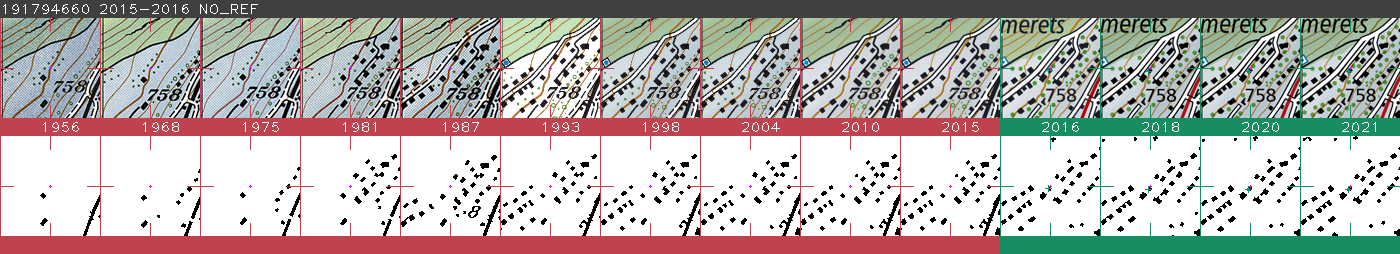
#> input picture assets/track_example.png, 1400 x 254 px; its folder holds only this picture in this run
$ python -i segment.py   (imports and definitions only)
#> lines starting #> are read from the running program, lines starting #| are printed output that depends on the picture; after the words box and inside, x2 and y2 are one past the last pixel; in counts of white or black regions, pixels touching at a corner belong together
#> in segment, source is the input picture: shape (254, 1400, 3); mean B, G, R 171.9, 175.2, 180.5
import os, cv2, numpy as np
from src.utils import *

state_counter = 0
def save_tmp_state(image, path):
    global state_counter
    if path:
        cv2.imwrite(os.path.join(path, f"state-{state_counter}.png"), image)
        state_counter += 1

def equalize_image(image):
    ycrcb_image = cv2.cvtColor(image, cv2.COLOR_BGR2YCrCb)
    channels = list(cv2.split(ycrcb_image))
    mean, std = cv2.meanStdDev(channels[0])
    channels[0] = (((channels[0] - mean[0]) / std[0]) * 128 + mean[0]).astype(np.uint8)
    cv2.merge(channels, ycrcb_image)
    cv2.cvtColor(ycrcb_image, cv2.COLOR_YCrCb2BGR, image)

def extract_black(input_image, tolerance=60):
#> called with tolerance = 60
    r = input_image[:,:,0] < tolerance
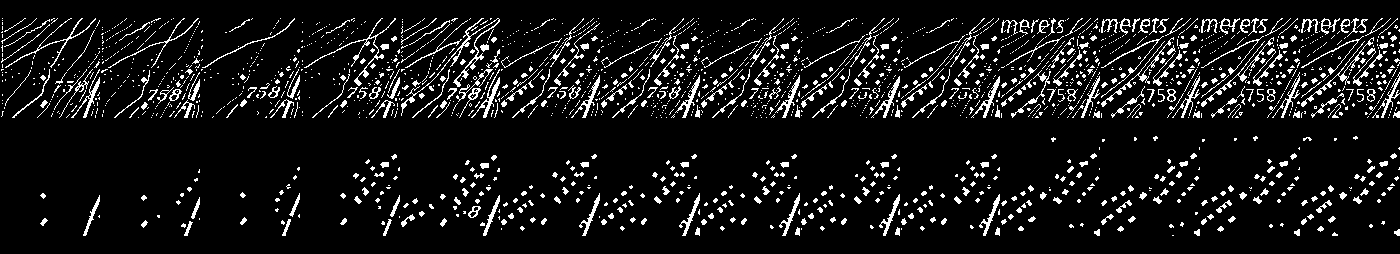
#> r: shape (254, 1400) bool; 8.9% white in thin lines or dots, all inside (x1, y1, x2, y2) = (1, 18, 1400, 236)
    g = input_image[:,:,1] < tolerance
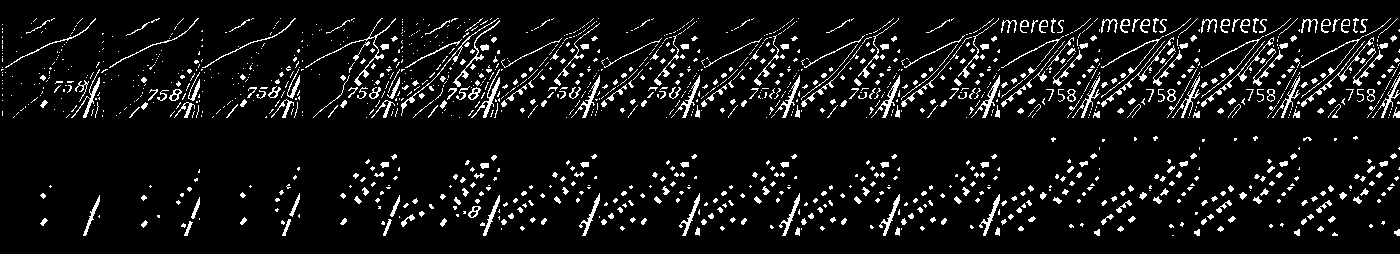
#> g: shape (254, 1400) bool; 7.7% white in thin lines or dots, all inside (x1, y1, x2, y2) = (1, 18, 1400, 236)
    b = input_image[:,:,2] < tolerance
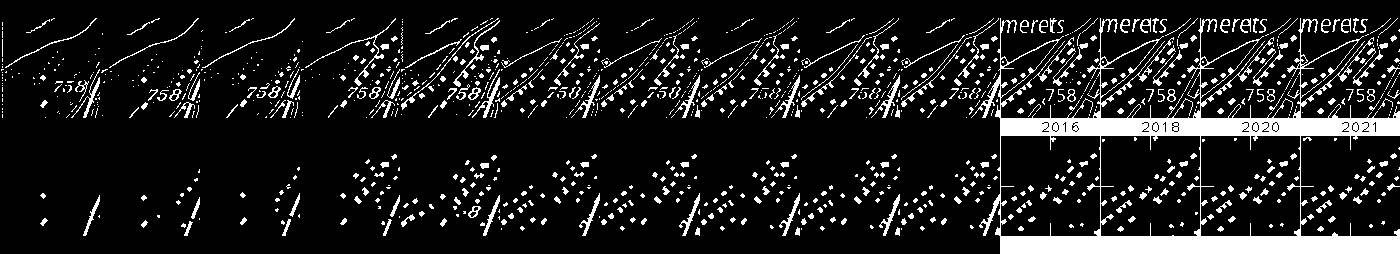
#> b: shape (254, 1400) bool; 11.9% white; 1271 white regions (915 under 20 px), largest, box (x1, y1, x2, y2) and area: (971, 18, 1400, 254) 19200, (305, 18, 396, 86) 281, (472, 69, 500, 118) 242
    return np.where(r & g & b, 0, 255)
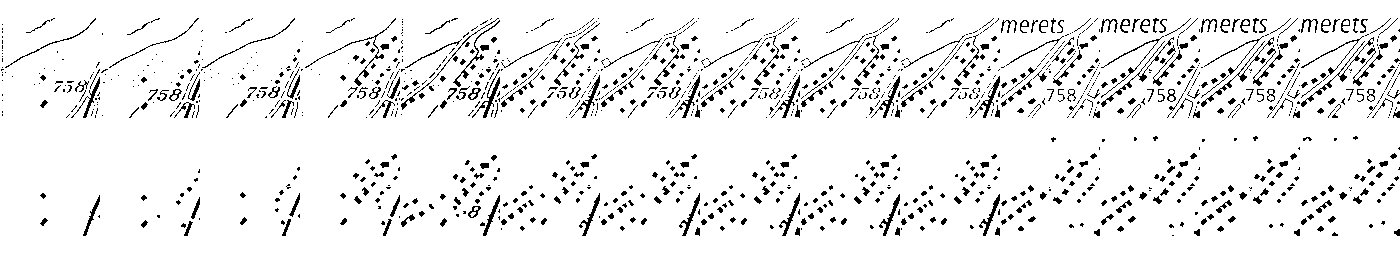
#> returned value: shape (254, 1400) int64; 92.8% white; black in thin lines or dots, all inside (x1, y1, x2, y2) = (1, 18, 1400, 236)

def get_black_neighbors(image, start_x, start_y, limit=10):
    neighbors = [[start_x, start_y]]
    head = 0
    neighbors_mask = np.array([[1, 0], [-1, 0], [0, 1], [0, -1]])
    while head < len(neighbors) and len(neighbors) < limit:
        candidates = np.array(neighbors[head]) + neighbors_mask
        new_neighbors = [(u, v) for u, v in candidates if 0 <= u < image.shape[1] and 0 <= v < image.shape[0] and image[v, u] == 0]
        for u, v in new_neighbors:
            if [u, v] not in neighbors:
                neighbors.append([u, v])
        head += 1
    return neighbors

def iterate(input_image, kernel_size, blackRatio, nbIterations = 15, minClusterSize = 5):
#> called with kernel_size = 2, blackRatio = 0.28, nbIterations = 15, minClusterSize = 5
    rows, cols = input_image.shape
#> rows = 254; cols = 1400
    result = input_image.copy()
    kernel = np.ones((2*kernel_size+1, 2*kernel_size+1))
    cell_count = kernel.sum()

    # At each iterations, keep only the black pixels with more than blackRatio ratio of black pixels around them
    for _ in range(nbIterations):
        black_cell_count = cv2.filter2D((result == 0).astype(np.uint8), -1, kernel, borderType=cv2.BORDER_CONSTANT)
        result = np.where( (result == 0) & (black_cell_count/cell_count > blackRatio), 0, 255).astype(np.uint8)
#> this loop made 15 passes
#> pass 1, in iterate, `black_cell_count = cv2.filter2D((result == 0).astype(np.uint8), -1, ke..`:
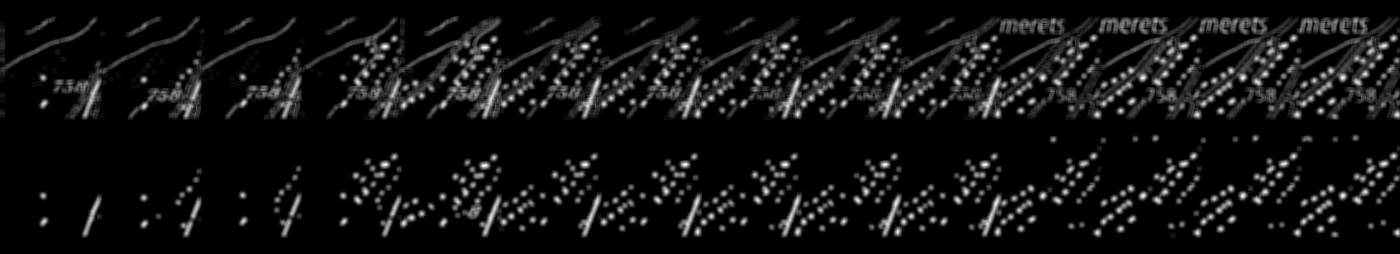
#> black_cell_count: shape (254, 1400); min 0, max 25, mean 1.8; drawn with min black and max white
#> pass 1, in iterate, `result = np.where( (result == 0) & (black_cell_count/cell_count > blac..`:
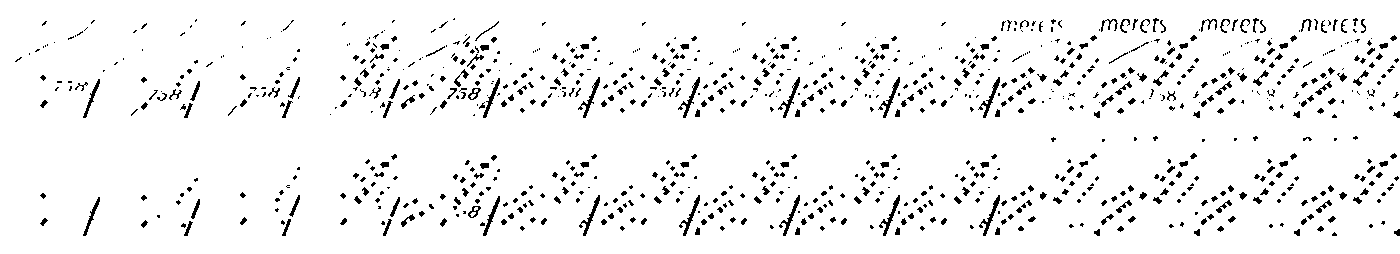
#> result: shape (254, 1400); 94.5% white; black in thin lines or dots, all inside (x1, y1, x2, y2) = (15, 18, 1400, 236)
#> after the loop:
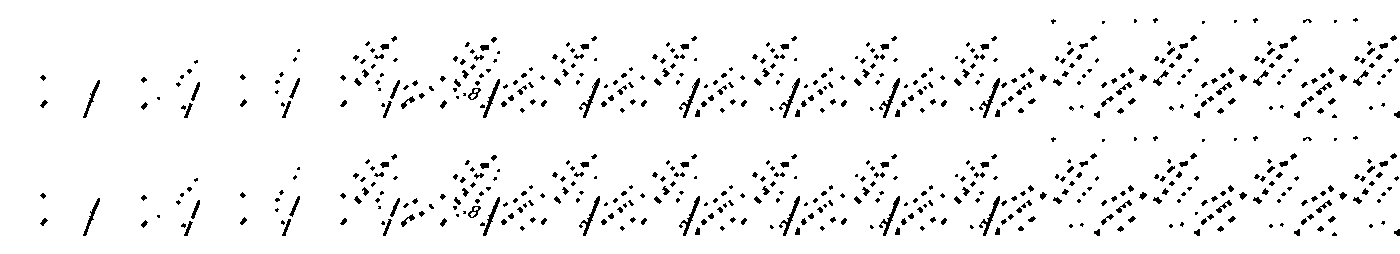
#> result: shape (254, 1400); 95.4% white; 668 black regions (351 under 20 px), largest, box (x1, y1, x2, y2) and area: (879, 78, 900, 118) 184, (979, 78, 1000, 118) 184, (879, 196, 900, 236) 183

    # Remove clusters of less than minClusterSize black pixels, considered artifacts
    for x in range(cols):
        for y in range(rows):
            if result[y, x] == 0:
                neighbors = get_black_neighbors(result, x, y, minClusterSize)
                if len(neighbors) < minClusterSize:
                    for n in neighbors:
                        result[n[1], n[0]] = 255
#> result: shape (254, 1400); 95.4% white; 674 black regions (354 under 20 px), largest, box (x1, y1, x2, y2) and area: (879, 78, 900, 118) 183, (979, 78, 1000, 118) 183, (879, 196, 900, 236) 183
    return result

def segment(input_path, output_path, equalize=False, invert=False, intermediate_states_path=False):
    print(f"Segmenting {input_path} ...")
    global state_counter
    state_counter=0

    source = cv2.imread(input_path, cv2.IMREAD_COLOR)
    save_tmp_state(source, intermediate_states_path)

    if invert:
        source = 255 - source
        save_tmp_state(source, intermediate_states_path)

    if equalize:
        equalize_image(source)
        save_tmp_state(source, intermediate_states_path)

    black_mask = extract_black(source)
    save_tmp_state(black_mask, intermediate_states_path)

    result = iterate(black_mask, 2, 7.0/25.0)
    save_tmp_state(result, intermediate_states_path)
    cv2.imwrite(output_path, result)

>>> result = segment('../assets/track_example.png', 'out.png')
